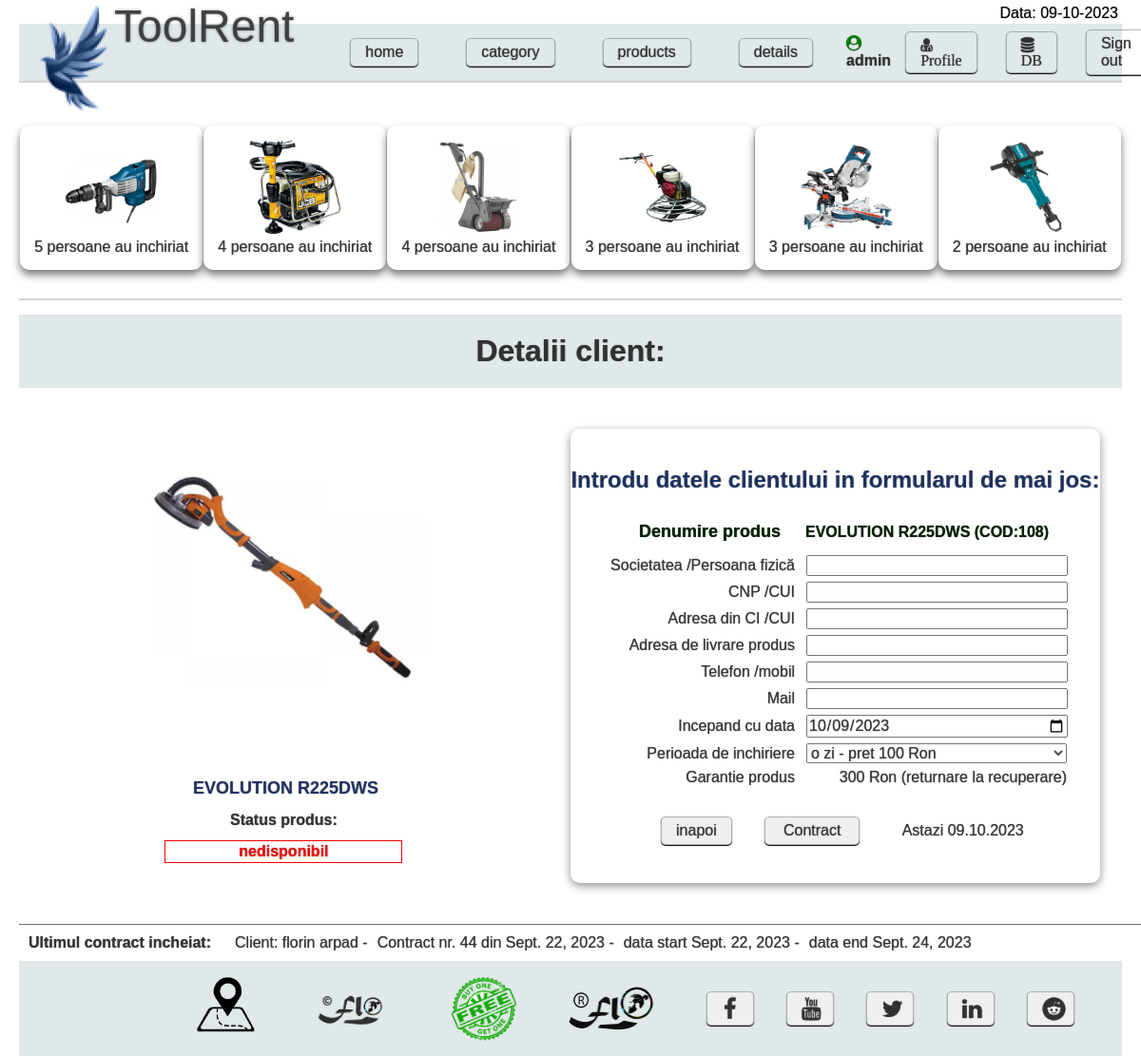
The page /evolution-r225dws-108/client/ (signed in) on the database as committed earlier.
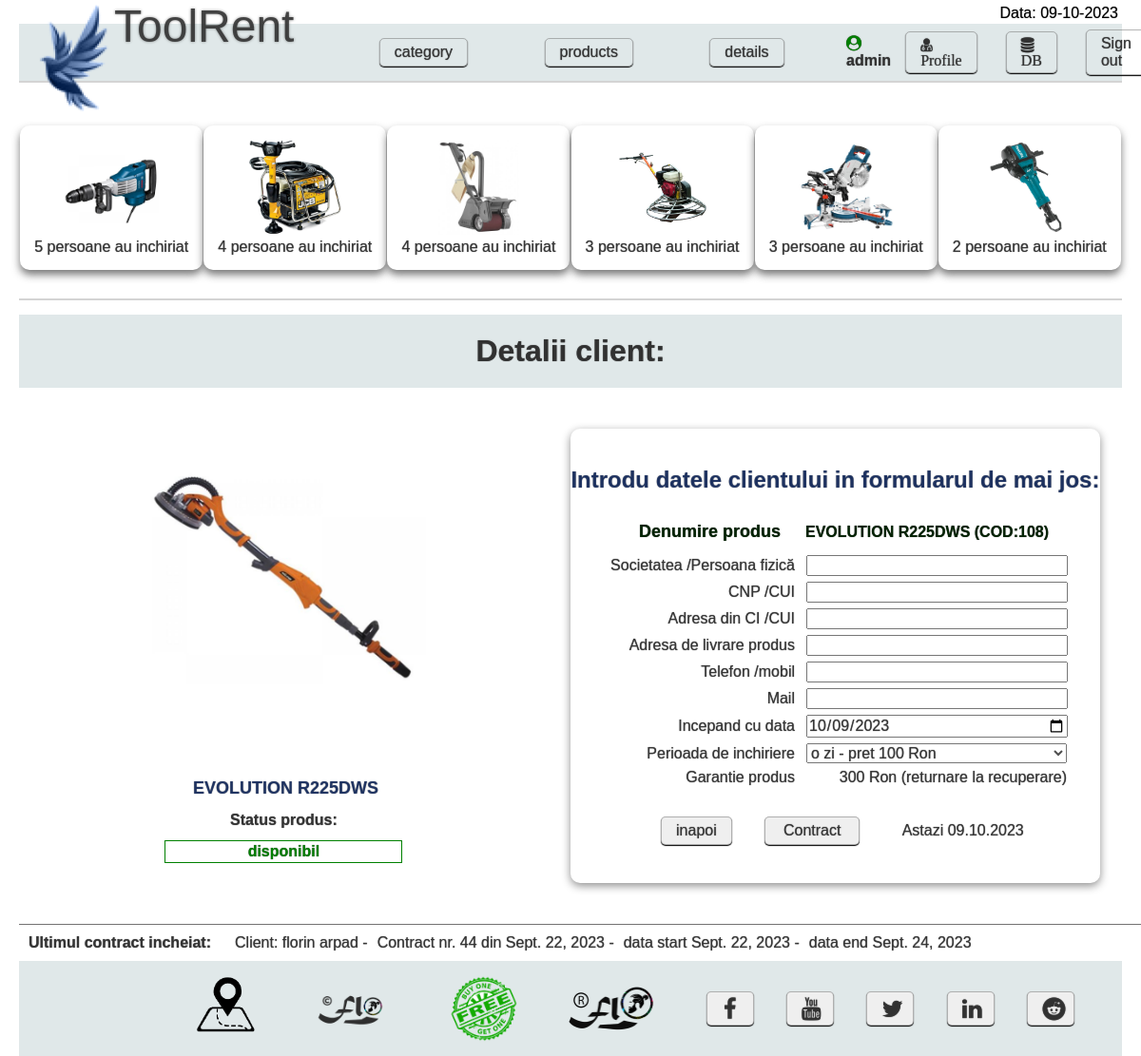
The same page on the database as committed later.
### hireman/models.py (models this page shows, shortened)
class Buton_meniu(models.Model):
    buton = models.CharField(max_length=150)
    slug = models.SlugField(unique=True)
    class Meta:
        db_table = ''
        managed = True
        verbose_name = 'Buton'
        verbose_name_plural = 'Butoane'
    def __str__(self) -> str:
        return self.slug

class Produs(models.Model):
    categorie = models.ForeignKey(Categorie, serialize=True, on_delete=models.CASCADE)
    nume = models.CharField(max_length=250)
    slug = models.SlugField(unique=True)
    cod_produs = models.IntegerField()
    descriere = models.TextField()
    specificatii = models.TextField()
    pret = models.ForeignKey(PretProdus, on_delete=models.DO_NOTHING)
    status = models.CharField(choices=(("disponibil", "disponibil"), ("nedisponibil", "nedisponibil"), ("service", "service")), default="disponibil", max_length=20)
    poza = models.ImageField(upload_to='hireman/static/media/', null=True)
    garantie = models.IntegerField(default=600)
    data = datetime.date(datetime.now())
    def status_color(self):
        if self.status == "disponibil":
            return "green"
        elif self.status == "nedisponibil":
            return "red"
        elif self.status == "service":
            return "orange"
        else:
            return "black"
    class Meta:
        db_table = ''
        managed = True
        verbose_name = 'Produs'
        verbose_name_plural = 'Produse'
    def __str__(self):
        return f"{self.nume}"

class Contract(models.Model):
    nr_contract = 1
    data = models.DateField(default= timezone.now(), null=True)
    nume_srl = models.CharField(max_length=50)
    cui = models.IntegerField()
    adresa_srl = models.CharField(max_length=150)
    director = models.CharField(max_length=50)
    tel_srl = models.BigIntegerField()
    mail_srl = models.CharField(max_length=50)
    banca_srl = models.CharField(max_length=50, null=True)
    cont_srl = models.CharField(max_length=50, null=True)
    nume_client = models.CharField(max_length=50)
    cnp = models.IntegerField()
    adresa_client = models.CharField(max_length=150)
    adresa_livrare = models.CharField(max_length=150, null=True)
    tel_client = models.BigIntegerField()
    mail_client = models.CharField(max_length=50)
    banca_client = models.CharField(max_length=50, null=True)
    cont_client = models.CharField(max_length=50, null=True)
    produs = models.CharField(max_length=50)
    garantie_produs = models.IntegerField()
    cost = models.IntegerField()
    nr_zile = models.IntegerField()
    data_start = models.DateField()
    data_end = models.DateField()
    pdf_path = models.FileField(upload_to='hireman/static/contracte_pdf/', null=True, default=f"hireman/static/contracte_pdf/contract-nr{nr_contract}-din:{timezone.now()}")
    observatii = models.CharField(max_length=255, null=True, default="fara observatii")
    nr_contract += 1
    class Meta:
        db_table = ''
        managed = True
        verbose_name = 'Contract'
        verbose_name_plural = 'Contracte'

### hireman/views.py (the view)
# urls.py: path("<slug>/client/", view_client_details, name="client_details"),
def view_client_details(request, slug=None):
    print(f" - Open view_client_details() => succes")
    if slug != None:
        print(f"- request POST => accepted")
        context = {
            "produs": get_object_or_404(Produs, slug=slug) ,
            "preturi": PretProdus.objects.all(),
            "time_date": f"{time_date.date()}",
        }
    else:
        context = {}
        print(f"- request POST => not accepted")
    add_first_to_second_dict(CONTEXT_GLOBAL,context)
    print(f" - Close view_client_details() => succes")
    return render(request, "client_details.html", context)

### hireman/models.py (called while the page is built)
    def __str__(self) -> str:
        return self.nume

### hireman/views.py (called while the page is built)
def add_first_to_second_dict(first_dict, second_dict):
    for key, value in first_dict.items():
        second_dict[key] = value
    return second_dict

### hireman/templates/client_details.html (shortened to what this page needs)
{% extends "main.html" %}
{% load static %}
{% block client_details %}
<div class="client_details">
    <div class="client_top">
        <h1>Detalii client:</h1>
    </div>
    <div class="client_center">
        <div class="detalii_produs">
            <div style=' font-size: large; margin: 15px; width:250px'>
                <h4>{{produs}}</h4>
                <h4 >Status produs: </h4>
                <h4 style='color:{{produs.status_color}}; border: 1px solid {{produs.status_color}}'>{{produs.status}}</h4>
            </div>
            <div>
                <img src="/{{produs.poza}}" hight="300px" width="300px" alt="Poza produs">
            </div>
        </div>
        <div class="formular_client">
            <h4>Introdu datele clientului in formularul de mai jos:</h4>
            <form action="contract_details" method="post">
                <table>
                    <tr>
                        <th>Denumire produs</th>
                        <th>{{produs}} (COD:{{produs.cod_produs}})</th>
                    </tr>
                    <tr>
                        <td>Societatea /Persoana fizică</td>
                        <td><input type="text" name="nume"></td>
                    </tr>
                    <tr>
                        <td>CNP /CUI</td>
                        <td><input type="number" name="cnp"></td>
                    </tr>
                    <tr>
                        <td>Adresa din CI /CUI</td>
                        <td><input type="text" name="adresa"></td>
                    </tr>
                    <tr>
                        <td>Adresa de livrare produs</td>
                        <td><input type="text" name="adresa_livrare"></td>
                    </tr>
                    <tr>
                        <td>Telefon /mobil</td>
                        <td><input type="tel" name="tel"></td>
                    </tr>
                    <tr>
                        <td>Mail</td>
                        <td><input type="email" name="email"></td>
                    </tr>
                    <tr>
                        <td>Incepand cu data</td>
                        <td><input type="date" name="data_start" value="{{time_date}}"></td>
                    </tr>
                    <tr>
                        <td>Perioada de inchiriere</td>
                        <td>
                            <select name="pret">
                                <option value="{{produs.pret.pret_1}}, 1"> o zi  -  pret {{produs.pret.pret_1}} Ron</option>
                            </select>
                        </td>
                    </tr>
                    <tr>
                        <td>Garantie produs</td>
                        <td>{{produs.garantie}} Ron (returnare la recuperare)</td>
                    </tr>
                </table>
                <div>
                    <button id="button_header" type="button" onclick="history.back()">inapoi</button>
                    <input id="button_header" style="width:100px" class="button_client" type="submit" value="Contract">
                    <span style="padding-left:25px; color:maro">Astazi {{day_now}}.{{month_now}}.{{year_now}}</span>
                </div>
            </form>
        </div>
    </div>
</div>
{% endblock client_details %}

### hireman/templates/main.html (shortened to what the changed rows need)
{% load static %}
<!DOCTYPE html>
<html lang="en">
<head>
    <link rel="stylesheet" href="https://cdnjs.cloudflare.com/ajax/libs/font-awesome/4.7.0/css/font-awesome.min.css">
    <link rel="stylesheet" type="text/css" href="{% static 'css/details.css'%}" />
    <link rel="stylesheet" type="text/css" href="{% static 'css/main.css'%}" />
    <link rel="stylesheet" type="text/css" href="{% static 'css/home.css'%}" />
    <link rel="stylesheet" type="text/css" href="{% static 'css/products.css'%}" />
    <link rel="stylesheet" type="text/css" href="{% static 'css/category.css'%}" />
    <link rel="stylesheet" type="text/css" href="{% static 'css/product_details.css'%}" />
    <link rel="stylesheet" type="text/css" href="{% static 'css/client_service_details.css' %}">
</head>
<body>
    <header>
        {% if user.is_authenticated %}
        <div id="header_buttons" class="header_buttons">
            {% for b in butoane %}
                <a id="button_header" href= /{{b}}>
                    {{b}}
                </a>
            {% endfor %}
        </div>
        {% else %}
        <div id="header_buttons" class="header_buttons">
            <p  style="color:red">Trebuie sa te inscrii sau inregistrezi !!!</p>
        </div>
        {% endif %}
    </header>
    <div class="container_top">
        <div class="most_popular">
            {% for produs in produse_populare %}
                <ul class="most_popular_prod">
                    {% for p in produs %}
                        <a href="../../most-popular/{{p.slug}}">
                            {% if p > 1 %}
                                <p>{{p}} persoane au inchiriat</p>
                            {% else %}
                                <img src="/{{p.poza}}" alt="">
                            {% endif %}
                        </a>
                    {% endfor %}
                </ul>
            {% endfor %}
        </div>
    </div>
    <div class="container_center">
    {% if user.is_authenticated %}
        <div>{% block client_details %}
            {% endblock client_details %}</div>
    </div>
    {% else %}
        {% comment %} <p style="color:red; padding-bottom:20px">Nu esti autentificat, trebuie sa te loghezi sau sa-ti creiezi un cont !</p> {% endcomment %}
    {% endif %}
    <div class="container_bottom">
        <div class="container_contract">
            <h3>Ultimul contract incheiat: </h3>
            <br>
            {% for contract in contracte_info %}
                <li>Client: {{contract.nume_client}} - <br>
                    <span>Contract nr. {{contract.pk}} din {{contract.data}} - </span><br>
                    <span>data start {{contract.data_start}} - </span><br>
                    <span>data end {{contract.data_end}}</span>
                </li>
                <br>
            {% endfor %}
        </div>
    </div>
</body>
</html>

Rows that differ between the two databases and show on the page:
removed Buton_meniu: slug "home"
changed Produs "EVOLUTION R225DWS": status "nedisponibil" → "disponibil"
